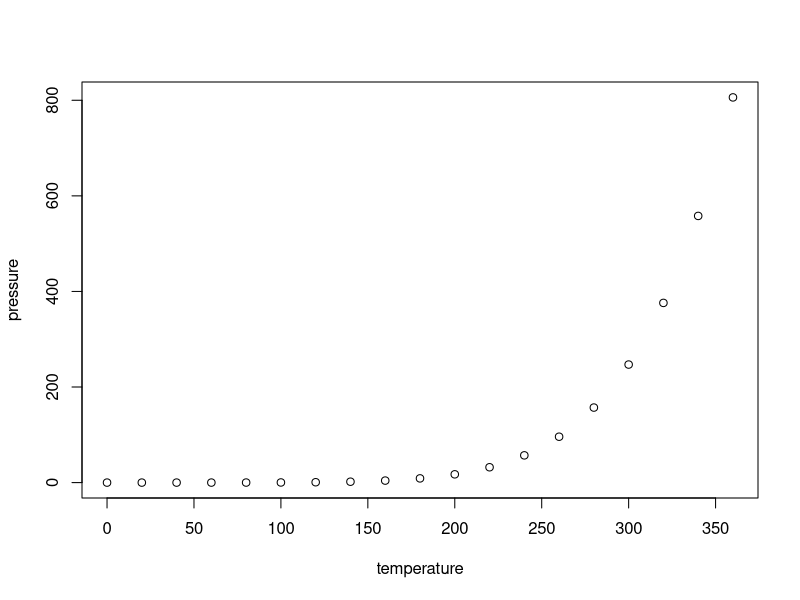
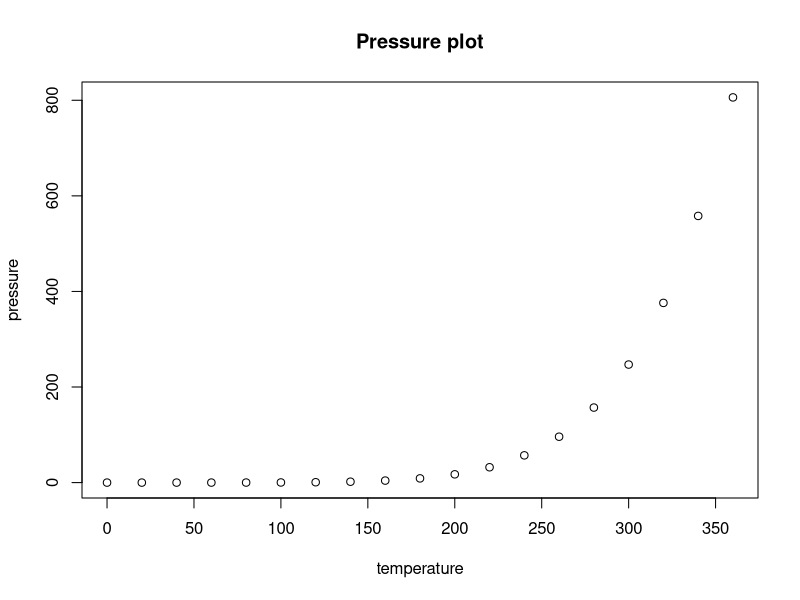

Write R code to recreate these figures, in order.
## ---- chunk 1
knitr::opts_chunk$set(echo = TRUE)
## ---- chunk 2
summary(cars)
## ---- chunk 3
plot(pressure)
## ---- chunk 4
plot(pressure, main = "Pressure plot")
## ---- chunk 5
knitr::kable(head(cars), caption = "Top 6 rows of cars dataset")
